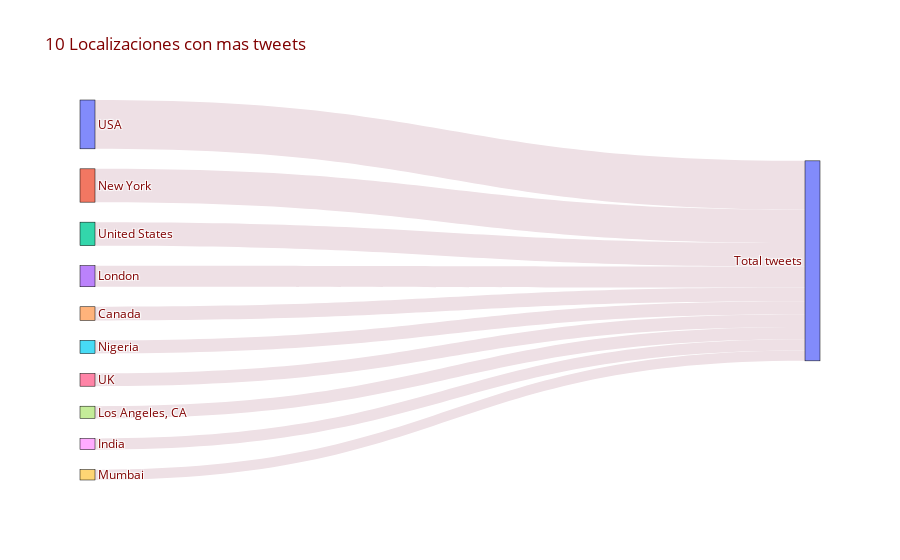

Notebook source saved alongside this figure:
### Code cell
import plotly.graph_objects as go
labels = localizaciones['location']

fig = go.Figure(data=[go.Sankey(       
    node = dict(            
      thickness = 15,
      line = dict(color = "black"),
      label = labels,
    ),
    
    link = dict(               
      source = [0,1,2,3,4,5,6,7,8,9],
      target = [10, 10, 10, 10, 10, 10, 10, 10, 10, 10, 10],   
      value = localizaciones['target_count'], 
      color = '#eee0e5'
  ))])

fig.update_layout(title_text="10 Localizaciones con mas tweets", font=dict(size = 12, color = 'maroon'),paper_bgcolor='white')
fig.show()

### Figure 1 — Plotly figure (JSON) as saved in the notebook; plotly's stock layout.template omitted (floating-point values rounded to 4 significant figures)
{"data": [{"link": {"color": "#eee0e5", "source": [0, 1, 2, 3, 4, 5, 6, 7, 8, 9], "target": [10, 10, 10, 10, 10, 10, 10, 10, 10, 10, 10], "value": [104, 71, 50, 45, 29, 28, 27, 26, 24, 22, 426]}, "node": {"label": ["USA", "New York", "United States", "London", "Canada", "Nigeria", "UK", "Los Angeles, CA", "India", "Mumbai", "Total tweets"], "line": {"color": "black"}, "thickness": 15}, "type": "sankey"}], "layout": {"font": {"color": "maroon", "size": 12}, "paper_bgcolor": "white", "title": {"text": "10 Localizaciones con mas tweets"}}}
